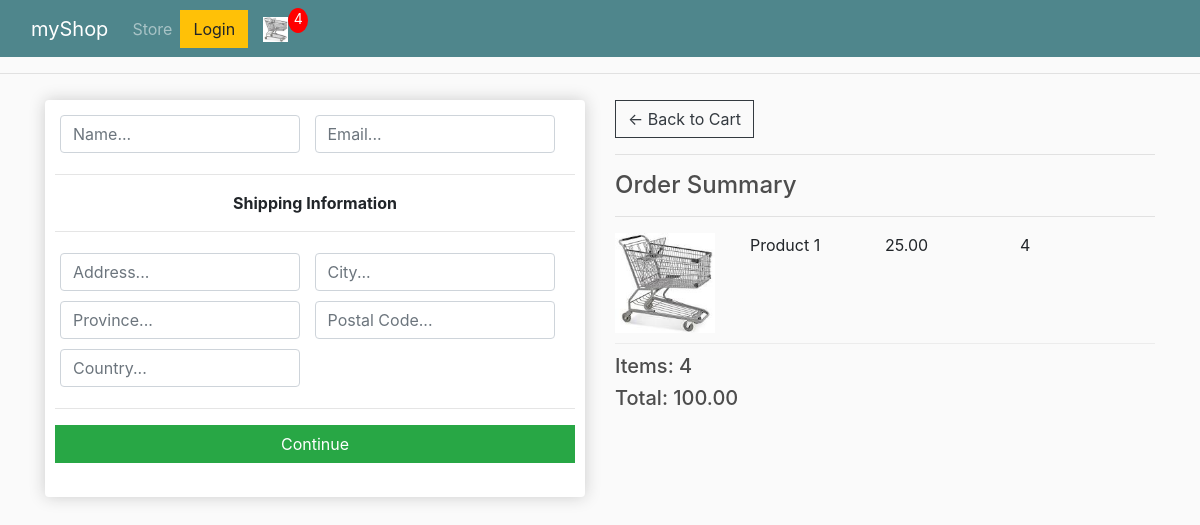
/checkout/ (signed in), run on an earlier commit of the app's database.
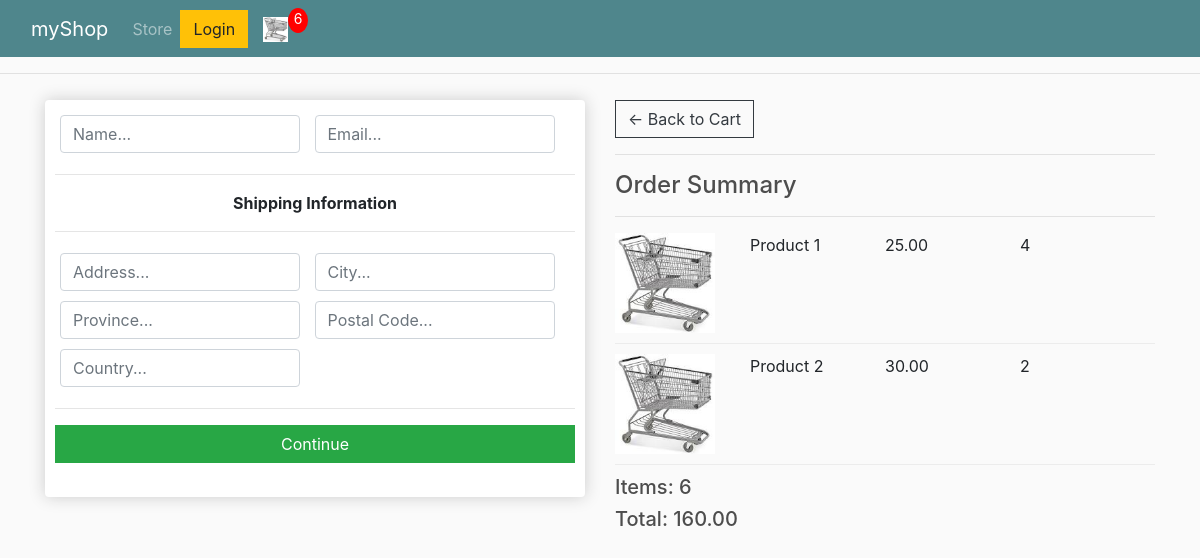
And on a later commit of the database.
### shopping/models.py (models this page shows, shortened)
class OrderItem(models.Model):
    product = models.ForeignKey(Product, on_delete=models.SET_NULL, null=True, blank=True)
    order = models.ForeignKey(Order, on_delete=models.SET_NULL, null=True, blank=True)
    quantity = models.IntegerField(default=0, null=True, blank=True)
    date_added = models.DateTimeField(auto_now_add=True)
    class Meta:
        verbose_name_plural = 'order item'
    @property
    def get_total(self):
        total = self.product.price * self.quantity
        return total

class Product(models.Model):
    name = models.CharField(max_length=200, null=True)
    price = models.DecimalField(max_digits=9, decimal_places=2)
    digital = models.BooleanField(default=False, null=True, blank=True)
    image = models.ImageField(upload_to='images', null=True, blank=True)
    class Meta:
        verbose_name_plural = 'product'

class Order(models.Model):
    customer = models.ForeignKey(Customer, on_delete=models.SET_NULL, null=True, blank=True)
    date_ordered = models.DateTimeField(auto_now_add=True)
    complete = models.BooleanField(default=False, null=True, blank=False)
    transaction_id = models.CharField(max_length=100, null=True)
    class Meta:
        verbose_name_plural = 'order'
    @property
    def shipping(self):
        shipping = False
        orderitems = self.orderitem_set.all()
        for i in orderitems:
            if i.product.digital == False:
                shipping = True
    @property
    def get_cart_total(self):
        orderitems = self.orderitem_set.all()
        total = sum([item.get_total for item in orderitems ])
        return total
    @property
    def get_cart_items(self):
        orderitems = self.orderitem_set.all()
        total = sum([item.quantity for item in orderitems])
        return total

### shopping/views.py (the view)
def checkout(request):
        if request.user.is_authenticated:
            customer = request.user.customer
            order, created = Order.objects.get_or_create(customer=customer, complete=False)
            items = order.orderitem_set.all()
            cartItems = order.get_cart_items
        else:
            items = []
            order = {'get_cart_total': 0, 'get_cart_items': 0, 'shipping': False}
            cartItems = order['get_cart_items']
        context = {
            'items': items,
            'order': order,
            'cartItems': cartItems,
        }
        return render(request, 'shopping/checkout.html', context)

### shopping/templates/shopping/checkout.html (shortened to what this page needs)
{% extends 'shopping/base.html' %}
{% load static %}
{% block page_content %}
<div class="row">
    <div class="col-lg-6">
        <div class="box-element" id="form-wrapper">
            <form id="form">
                <div id="user-info">
                    <div class="form-field">
                        <input required class="form-control" type="text" name="name" placeholder="Name..." />
                    </div>
                    <div class="form-field">
                        <input required class="form-control" type="email" name="email" placeholder="Email..." />
                    </div>
                </div>
                <div id="shipping-info">
                    <hr>
                    <p class="text-center"><strong>Shipping Information</strong></p>
                    <hr>
                    <div class="form-field">
                        <input required class="form-control" type="text" name="address" placeholder="Address..." />
                    </div>
                    <div class="form-field">
                        <input required class="form-control" type="text" name="city" placeholder="City..." />
                    </div>
                    <div class="form-field">
                        <input required class="form-control" type="text" name="province" placeholder="Province..." />
                    </div>
                    <div class="form-field">
                        <input required class="form-control" type="text" name="postalcode" placeholder="Postal Code..." />
                    </div>
                    <div class="form-field">
                        <input required class="form-control" type="text" name="country" placeholder="Country..." />
                    </div>
                </div>
                <hr>
                <input id="form-button"  class="btn btn-success btn-block"  type="submit" value="Continue">
            </form>
            <br>
    </div>
    </div>
    <div class="col-lg-6">
        <a class="btn btn-outline-dark" href="{% url 'cart' %}">&#x2190; Back to Cart</a>
        <hr>
        <h4>Order Summary</h4>
        <hr>
        {% for item in items %}
        <div class="cart-row">
            <div style="flex: 2;"><img class="row-image" src="{% static 'images/cart.jpeg' %}"></div>
            <div style="flex: 2;">{{item.product.name}}</div>
            <div style="flex: 2;">{{item.product.price}}</div>
            <div style="flex: 2;">{{item.quantity}}</div>
        </div>
        {% endfor %}
        <h5>Items: {{order.get_cart_items}} </h5>
        <h5>Total: {{order.get_cart_total | floatformat:2}} </h5>
    </div>
</div>
{% endblock page_content %}

What changed in the data, as far as the page shows it:
now on this page (row edited): OrderItem: product.name "Product 2", product.price "30.00", quantity "2"
changed through a linked row, Order: get_cart_items "4" → "6"; get_cart_total "100.00" → "160.00"
Also different on the page:
{{ cartItems }}: "4" → "6"
